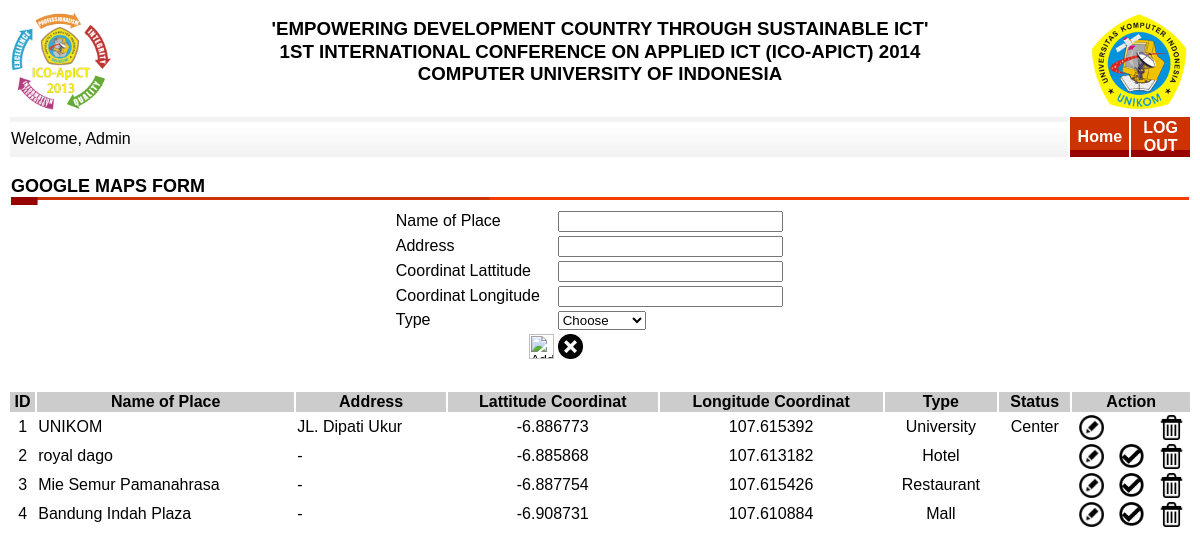
The app's page /admin/google_maps.php (signed in) with its own data.
### tables this page shows
CREATE TABLE IF NOT EXISTS `cms_header` (
  `id_header` int(11) NOT NULL AUTO_INCREMENT,
  `tema_acara` varchar(100) DEFAULT NULL,
  `nama_acara` varchar(100) DEFAULT NULL,
  `akronim` varchar(25) DEFAULT NULL,
  `tempat_acara` varchar(100) DEFAULT NULL,
  `id_tahun` int(11) DEFAULT NULL,
  `logo_satu` varchar(100) DEFAULT NULL,
  `logo_dua` varchar(100) DEFAULT NULL,
  `id_pengguna` int(11) DEFAULT NULL,
  PRIMARY KEY (`id_header`),
  KEY `id_tahun` (`id_tahun`),
  KEY `id_pengguna` (`id_pengguna`)
);

CREATE TABLE IF NOT EXISTS `cms_tahun` (
  `id_tahun` int(11) NOT NULL AUTO_INCREMENT,
  `bil_tahun` char(4) NOT NULL,
  `kode_aktif` enum('0','1') NOT NULL DEFAULT '0',
  `tgl_akhir` date DEFAULT '0000-00-00',
  PRIMARY KEY (`id_tahun`),
  UNIQUE KEY `bil_tahun` (`bil_tahun`)
);

CREATE TABLE IF NOT EXISTS `cms_google_maps` (
  `id_google_maps` int(11) NOT NULL AUTO_INCREMENT,
  `nama` varchar(60) NOT NULL,
  `alamat` varchar(100) NOT NULL,
  `lat` double NOT NULL,
  `lon` double NOT NULL,
  `tipe` varchar(30) NOT NULL,
  `id_pengguna` int(11) DEFAULT NULL,
  `kode_aktif` enum('0','1') NOT NULL DEFAULT '0',
  PRIMARY KEY (`id_google_maps`),
  KEY `id_pengguna` (`id_pengguna`)
);

### admin/google_maps.php (the view, shortened to what this page needs)
<?php
	if(($_SESSION['login_member']==true)&&
	  ($_SESSION['aktif']=="2"))
	{
?>
<html>
	<head>
		<link type="text/css" href="../css/css.css" rel="stylesheet">
    </head>
    <body>
		<?php include ('../header.php'); ?>
		<table border=0 width=100% align="left">
			<tr>
				<td colspan="5">
					<p align="justify">
						<b><font size="+1">GOOGLE MAPS FORM</font></b>
						<br>
						<img src="../gambar/line.jpg" width=100% height="3">
						<br>
						<img src="../gambar/line_2.jpg" width=100% height="5">
					</p>
				</td>
			</tr>
		</table>
		<form method="POST" enctype="multipart/form-data" action="insert_google_maps.php">
		<br>
		<table border=0 width=35% align="center">
			<tr>
				<td>Name of Place</td>
				<td><input type='text' name='tempat' size='25' maxlength='50' required></td>
			</tr>
			<tr>
				<td>Address</td>
				<td><input type='text' name='alamat' size='25' maxlength='100' required></td>
			</tr>
			<tr>
				<td>Coordinat Lattitude</td>
				<td><input type='text' name='satu' size='25' maxlength='50' required></td>
			</tr>
			<tr>
				<td>Coordinat Longitude</td>
				<td><input type='text' name='dua' size='25' maxlength='50' required></td>
			</tr>
			<tr>
				<td>Type</td>
				<td>
					<select name="tipe" required>
						<option value="">Choose</option>
					</select>
				</td>
			</tr>
			<tr>
				<td colspan="0" align="right">
						<input type='image' src='../gambar/add.png' width='25' name='kirim' title='Add Google Maps Location'><br />
				</td>
		</form>
		<form method="POST" enctype="multipart/form-data" action="index.php">
				<td colspan="0" align="left">
						<input type='image' src='../gambar/cancel.jpg' width='25' name='kirim' title='Cancel'><br />
				</td>
		</form>
		<br><br>
		<?php
				$sql = "select * from cms_google_maps";
				$res = mysql_query($sql);
				$banyakrecord=mysql_num_rows($res);
				if($banyakrecord>0)
				{
		?>
		<table width="100%" align="center">
			<tr bgcolor="#CCCCCC">
				<th>ID</th>
				<th>Name of Place</th>
				<th>Address</th>
				<th>Lattitude Coordinat</th>
				<th>Longitude Coordinat</th>
				<th>Type</th>
				<th>Status</th>
				<th colspan="3">Action</th>
			</tr>
			<?php
				while($select_result = mysql_fetch_array($res))
				{
					$id = $select_result['id_google_maps'];
					$lat=$select_result['lat'];
					$lon=$select_result['lon'];
					$nama=$select_result['nama'];
					$alamat=$select_result['alamat'];
					$tipe=$select_result['tipe'];
					$kode=$select_result['kode_aktif'];
					if ($kode=='1')
					{
						$ket='Center';
					}
					else
					{
						$ket='';
					}
					echo "
					<tr>
						<td align='center'>$id</td>
						<td>$nama</td>
						<td>$alamat</td>
						<td align='center'>$lat</td>
						<td align='center'>$lon</td>
						<td align='center'>$tipe</td>
						<td align='center'>$ket</td>
						<form method=\"POST\" action=\"edit_lokasi.php?id=$id\">
						<td align='center'>
							<input type=\"hidden\" value=\"$id\" name=\"id\"><center>
							<input type='image' title='Edit Google Maps Location' src='../gambar/edit.png' width='25'>
						</td>
						</form>";
					if ($kode=='0')
					{
					echo "
						<form method=\"POST\" action=\"publish_lokasi.php?id=$id\">
						<td align='center'>
							<input type=\"hidden\" value=\"$id\" name=\"id\">
							<input type='image' title='Publish Google Maps Location' src='../gambar/publish.jpg' width='25'>
						</td>
						</form>";
					}
					else
					{
					echo "
						<td align='center'>
						</td>";
					}
					echo "
						<form method=\"POST\" action=\"delete_lokasi.php?id=$id\">
						<td align='center'>
							<input type=\"hidden\" value=\"$id\" name=\"id\">
							<input type='image' title='Delete Google Maps Location' src='../gambar/delete.png' width='25' onclick='return confirmSubmit()'>
						</td>
						</form>
					</tr>";
				}
			?>
			<?php
			}
			else
			{
			?>
								<div align="right">Data of admin not found</div>
			<?php
			}
			?>
		</table>
	</body>
</html>
<?php
	}
?>

### header.php (shortened to what this page needs)
<table width=100% border="0" bgcolor="#FFFFFF">
	<tr>
			<?php
				if(isset($_SESSION['login_member']))
				{
					if(($_SESSION['login_member']==true)&&($_SESSION['aktif']=="1")||($_SESSION['aktif']=="2")||($_SESSION['aktif']=="3")||($_SESSION['aktif']=="4")||($_SESSION['aktif']=="5"))
						{
							$sql2 = "select * from cms_header,cms_tahun
									where cms_header.id_tahun=cms_tahun.id_tahun
									and cms_tahun.kode_aktif='1'";
							$res2 = mysql_query($sql2);
								while($select_result2 = mysql_fetch_array($res2))
								{
									$tema_acara=$select_result2['tema_acara'];
									$uptema=strtoupper($tema_acara);
									$nama_acara=$select_result2['nama_acara'];
									$upnama=strtoupper($nama_acara);
									$tahun=$select_result2['bil_tahun'];
									$tempat=$select_result2['tempat_acara'];
									$uptempat=strtoupper($tempat);
									$logo_satu=$select_result2['logo_satu'];
									$logo_dua=$select_result2['logo_dua'];
									$akronim=$select_result2['akronim'];
									$upakronim=strtoupper($akronim);
								echo "
									<td align='left'><img src='../logo/$logo_satu' width='100' title='Logo Acara' /></td>
									<td align='center'>
										<h3><b>'$uptema'<br>$upnama&nbsp;($upakronim)&nbsp;$tahun<br>$uptempat</b></h3>
									</td>
									<td align='right'><img src='../logo/$logo_dua' width='100' title='Logo Universitas' /></td>";
								}
						}
				}
			?>
	</tr>
</table>
<table width=100% bgcolor="#FFFFFF">
	<tr align="center">
			<?php
				if(isset($_SESSION['login_member']))
				{
					if(($_SESSION['login_member']==true)&&($_SESSION['aktif']=="1")||($_SESSION['aktif']=="2")||($_SESSION['aktif']=="3")||($_SESSION['aktif']=="4")||($_SESSION['aktif']=="5"))
					{
							$nama_pengguna=$_SESSION['nama_pengguna'];
							$ucnama=ucwords($nama_pengguna);
							echo "
							<td align='left' background='../gambar/headerbg_2.jpg' style='border-top: 5px solid #F3F3F3;'>Welcome, ";echo $ucnama; echo"</td>
							";
							if ($_SESSION['aktif']=="1") {
								$id=$_SESSION['id_pengguna'];
								$query="select * from cms_peserta
										where cms_peserta.id_pengguna='$id'
										and kategori_peserta is not null";
								$res_query = mysql_query($query);
								$banyakrecord=mysql_num_rows($res_query);
								if($banyakrecord>0)
								{
									echo "<td background='../gambar/blockdefault.gif' width=5% height='40' align='center'><a href='index.php'><b><font color='#FFFFFF'>Home</font></b></a></td>";
									echo "<td background='../gambar/blockdefault.gif' width=5% height='40' align='center'><a href='../logout.php'><b><font color='#FFFFFF'>LOG OUT</font></b></a></td>";
								}
								else
								{
									echo "<td background='../gambar/blockdefault.gif' width=5% height='40' align='center'><a href='../logout.php'><b><font color='#FFFFFF'>LOG OUT</font></b></a></td>";
								}
						}
						else
						{
								echo "<td background='../gambar/blockdefault.gif' width=5% height='40' align='center'><a href='index.php'><b><font color='#FFFFFF'>Home</font></b></a></td>";
								echo "<td background='../gambar/blockdefault.gif' width=5% height='40' align='center'><a href='../logout.php'><b><font color='#FFFFFF'>LOG OUT</font></b></a></td>";
						}
					}
				}
			?>
	</tr>
</table>
<br>

### css/css.css (style rules this page uses)
body { font-family:Verdana, Geneva, Arial, Helvetica, sans-serif; font-size:12px; }
a { text-decoration:none; border:none; color:#0066FF; }
h1,h2,h3,h4,h5,h6 { font-weight: normal; line-height: 1.2; }

### records on screen
cms_header: logo_satu (picture), tema_acara "EMPOWERING DEVELOPMENT COUNTRY THROUGH SUSTAINABLE ICT", nama_acara "1ST INTERNATIONAL CONFERENCE ON APPLIED ICT", akronim "ICO-APICT", id_tahun.bil_tahun "2014", tempat_acara "COMPUTER UNIVERSITY OF INDONESIA", logo_dua (picture)
cms_google_maps: id_google_maps "1", nama "UNIKOM", alamat "JL. Dipati Ukur", lat "-6.886773", lon "107.615392", tipe "University", kode_aktif "Center"
cms_google_maps: id_google_maps "2", nama "royal dago", alamat "-", lat "-6.885868", lon "107.613182", tipe "Hotel"
cms_google_maps: id_google_maps "3", nama "Mie Semur Pamanahrasa", alamat "-", lat "-6.887754", lon "107.615426", tipe "Restaurant"
cms_google_maps: id_google_maps "4", nama "Bandung Indah Plaza", alamat "-", lat "-6.908731", lon "107.610884", tipe "Mall"

### other values on screen
$ucnama "Admin"
